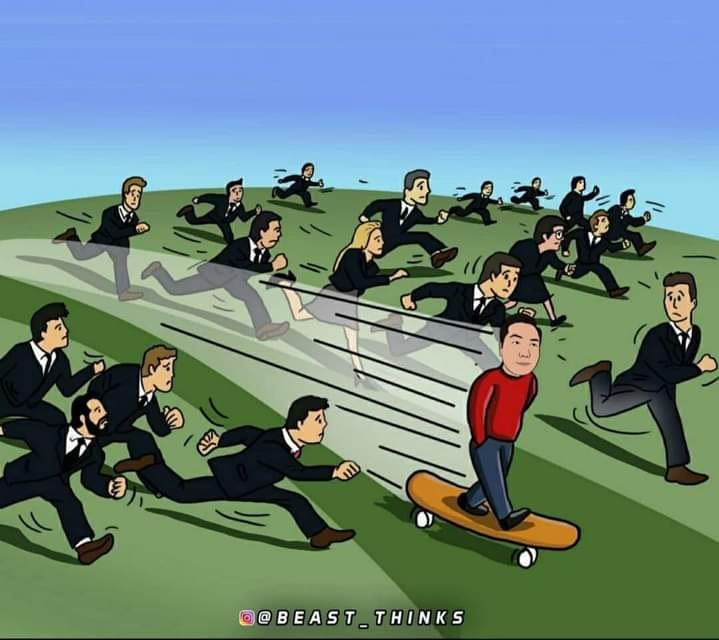
#> input picture pic.jpg, 719 x 640 px, found by its file name
$ python IMGcode.py
#> lines starting #> are read from the running program, lines starting #| are printed output that depends on the picture

import cv2
import numpy as np
FILE_NAME ='day2/pic.jpg'
window_name='Scalling Image'
img =cv2.imread(FILE_NAME)
#> img is the input picture: shape (640, 719, 3); mean B, G, R 127.6, 131.9, 106.5
(height,width) = img.shape[:2]
#> height = 640; width = 719
res=cv2.resize(img,(int(width/2),int(height/2)),
       interpolation = cv2.INTER_CUBIC)
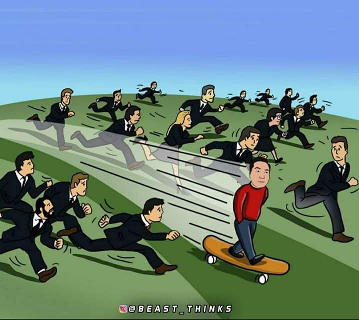
#> res: shape (320, 359, 3); mean B, G, R 127.6, 131.9, 106.5
cv2.imshow("Source",img)
cv2.imshow(window_name,res)
cv2.waitKey(0)
window_name='Rotation Image'
img = cv2.imread(FILE_NAME)
res=cv2.rotate(img,cv2.ROTATE_90_CLOCKWISE)
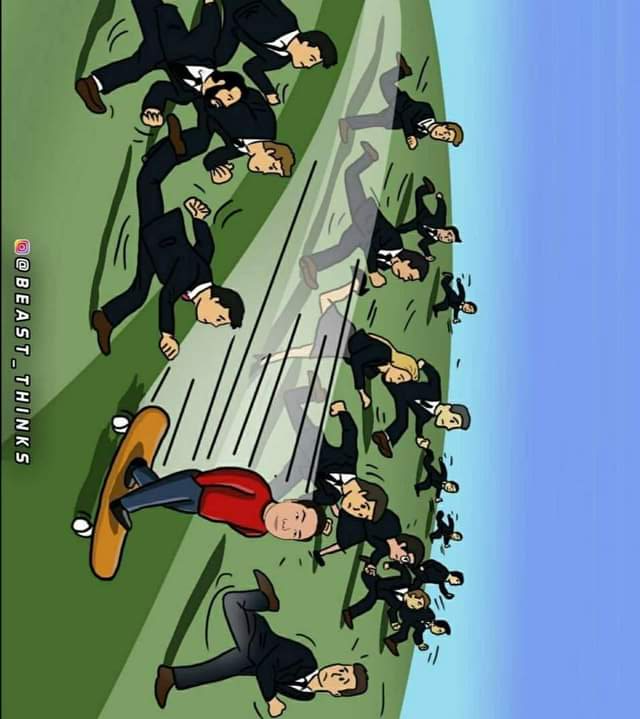
#> res: shape (719, 640, 3); mean B, G, R 127.6, 131.9, 106.5
cv2.imshow(window_name,res)
cv2.waitKey(0)
img=cv2.imread(FILE_NAME)
print(img.shape)
#| (640, 719, 3)
cropped_img = img[0:50, 0:50]
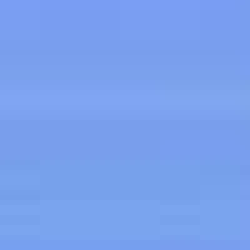
#> cropped_img: shape (50, 50, 3) (shown 5 times larger); mean B, G, R 238.1, 160.4, 121.8
cv2.imshow("original", img)
cv2.imshow("Croped", cropped_img)
cv2.waitKey(0)
print("end")

$ run again, with salet.jpg copied over pic.jpg
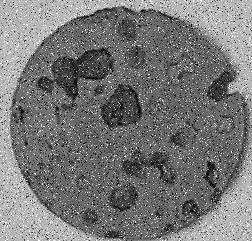
#> input picture salet.jpg, 252 x 241 px, found by its file name
#> img is the input picture: shape (241, 252, 3); min 0, max 255, mean 119.8
#> `res=cv2.rotate(img,cv2.ROTATE_90_CLOCKWISE)`:
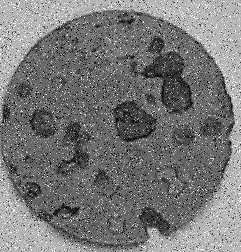
#> res: shape (252, 241, 3); min 0, max 255, mean 119.8
#| (241, 252, 3)
#> `cropped_img = img[0:50, 0:50]`:
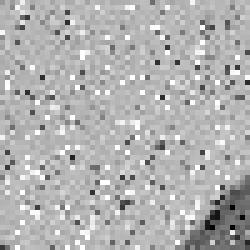
#> cropped_img: shape (50, 50, 3) (shown 5 times larger); min 0, max 255, mean 177.7
